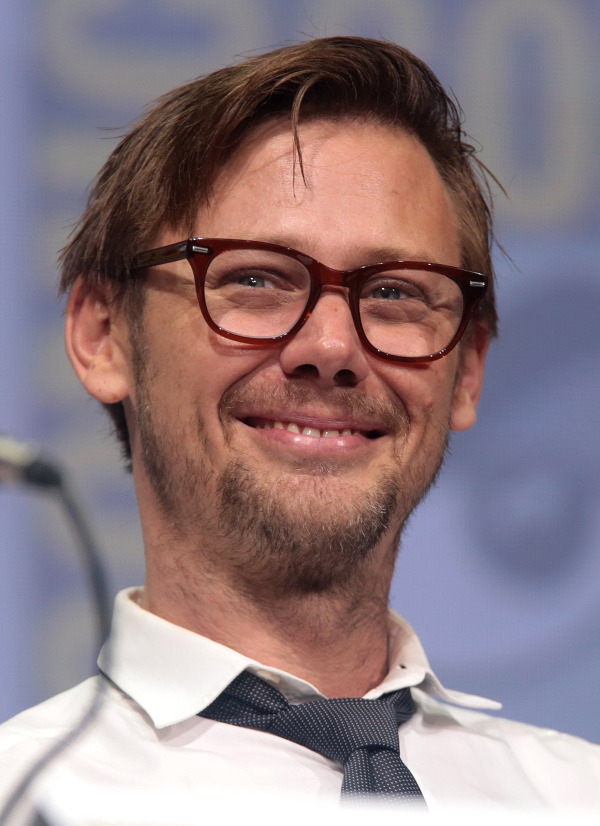
#> input picture data/person_image.jpg, 1200 x 1652 px (shown at 1/2 size)
$ jupyter execute Drawing.ipynb
#> lines starting #> are read from the running program, lines starting #| are printed output that depends on the picture; after the words box and inside, x2 and y2 are one past the last pixel; in counts of white or black regions, pixels touching at a corner belong together
[cell 1]
import cv2
import numpy as np
from matplotlib import pyplot as plt

[cell 2]
def displayImage(image, title):
#> called with title = 'red line'
    plt.imshow(image)
    plt.title(title)
    plt.show()
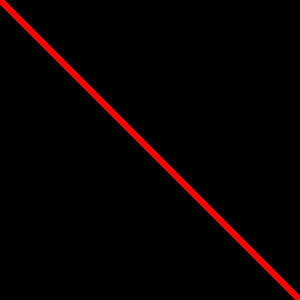
#> shown: shape (300, 300, 3); mean R, G, B 7.6, 0, 0

[cell 3]
surface = np.zeros((300,300,3), dtype="uint8")

### Draw Lines

[cell 4]
red = (255, 0, 0)
cv2.line(surface, (0,0), (300,300), red, 5)
displayImage(surface, "red line")

[cell 5]
green = (0, 255, 0)
blue = (0, 0, 255)
cv2.line(surface, (0,300), (300,0), green, 5)
displayImage(surface, "green and red line")
#> call 2 of displayImage, with title = 'green and red line'
#> in displayImage (call 2), `plt.show()`:
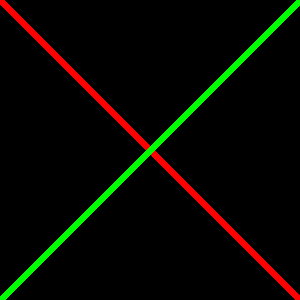
#> shown: shape (300, 300, 3); mean R, G, B 7.5, 7.6, 0

### Draw Rectangles

[cell 6]
cv2.rectangle(surface, (10,10), (60,70), green, 3)
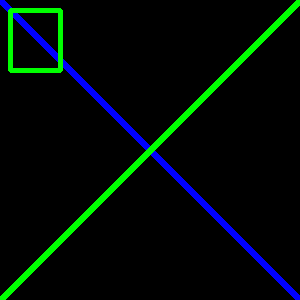
#> surface: shape (300, 300, 3); mean of channels 0, 1, 2 7.2, 10.7, 0; drawn as B, G, R
displayImage(surface, "with recangle")

### DRAW Circles

[cell 7]
cv2.circle(surface, (150,150), 40, blue, 2)
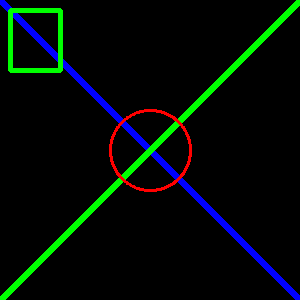
#> surface: shape (300, 300, 3); 0.85% of pixels changed, all inside (x1, y1, x2, y2) = (109, 109, 192, 192); drawn as B, G, R
displayImage(surface, "with cicle")

[cell 8]
for i in range(10, 100, 10):
    cv2.circle(surface, (150,150), i, red, 2)
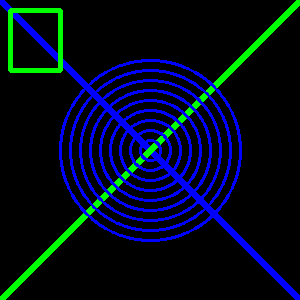
#> surface: shape (300, 300, 3); 9.01% of pixels changed, all inside (x1, y1, x2, y2) = (59, 59, 242, 242); drawn as B, G, R

displayImage(surface, "with concentric circles")

###Draw rectange around face

[cell 9]
surface = cv2.imread("./data/person_image.jpg")
#> surface is the input picture: shape (1652, 1200, 3); mean B, G, R 128.7, 123.8, 142.8
displayImage(surface, "person")

[cell 10]
cv2.rectangle(surface, (100,80), (1000,1200), green, 3)
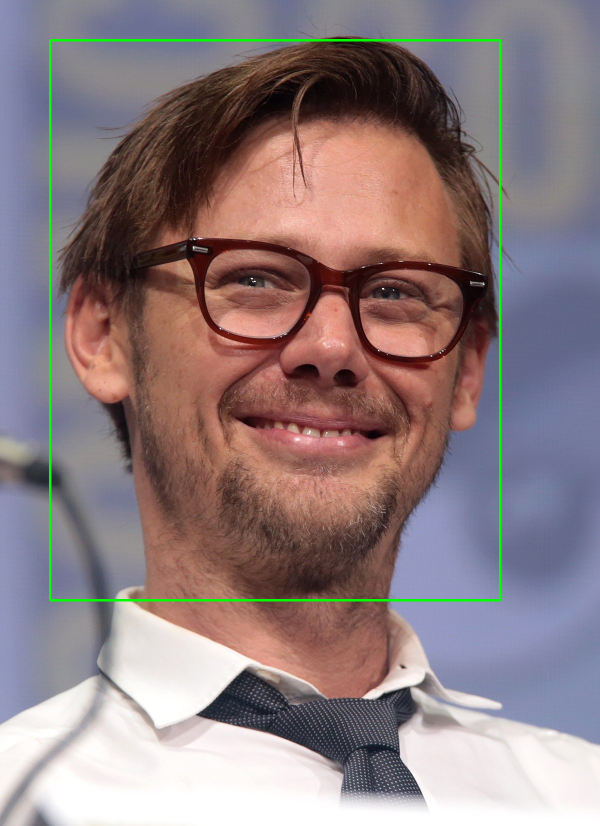
#> surface: shape (1652, 1200, 3) (shown at 1/2 size); 1.02% of pixels changed, all inside (x1, y1, x2, y2) = (98, 78, 1003, 1203)
displayImage(surface, "with recangle")

$ run again, with data/gg2.jpg copied over data/person_image.jpg
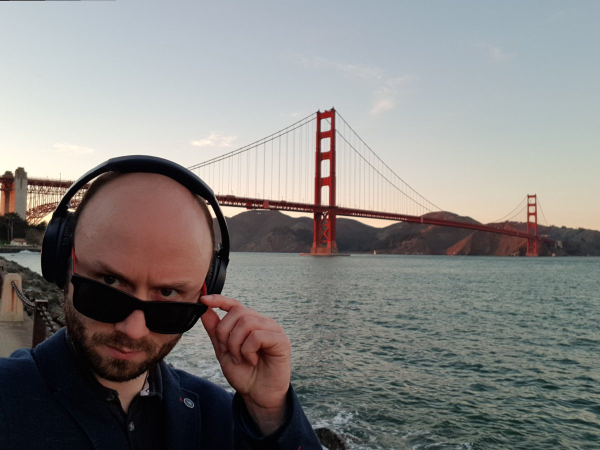
#> input picture data/gg2.jpg, 1200 x 900 px (shown at 1/2 size)
#> surface is the input picture: shape (900, 1200, 3); mean B, G, R 129, 130.8, 132.9
#> `cv2.rectangle(surface, (100,80), (1000,1200), green, 3)`:
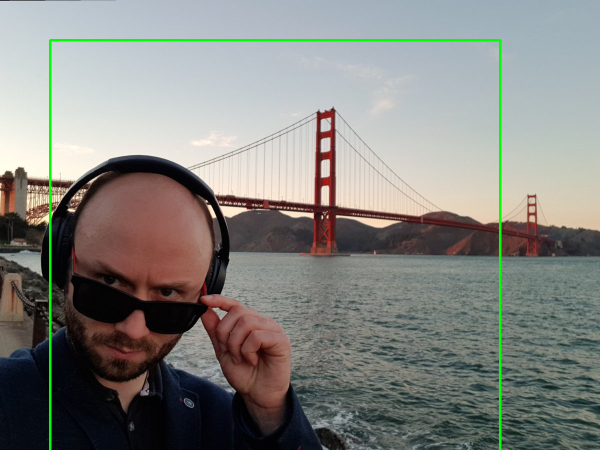
#> surface: shape (900, 1200, 3) (shown at 1/2 size); 1.17% of pixels changed, all inside (x1, y1, x2, y2) = (98, 78, 1003, 900)

$ run again, with data/nature_image.jpg copied over data/person_image.jpg
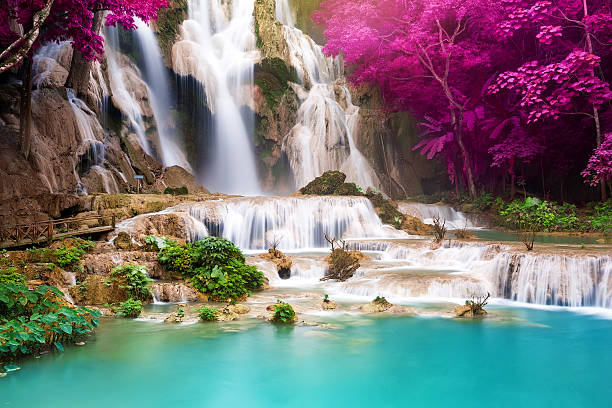
#> input picture data/nature_image.jpg, 612 x 408 px
#> surface is the input picture: shape (408, 612, 3); mean B, G, R 119.6, 118.8, 120.3
#> `cv2.rectangle(surface, (100,80), (1000,1200), green, 3)`:
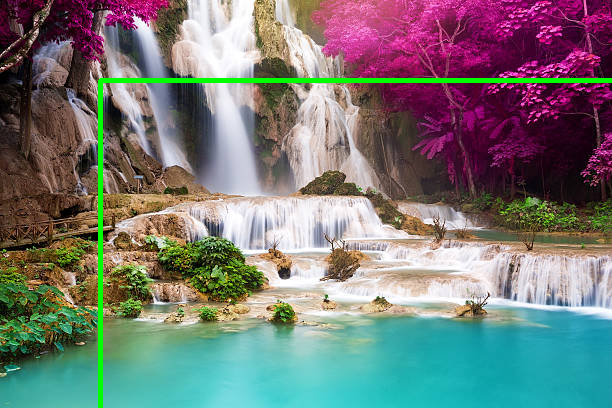
#> surface: shape (408, 612, 3); 1.68% of pixels changed, all inside (x1, y1, x2, y2) = (98, 78, 612, 408)

$ run again, with data/obama.jpg copied over data/person_image.jpg
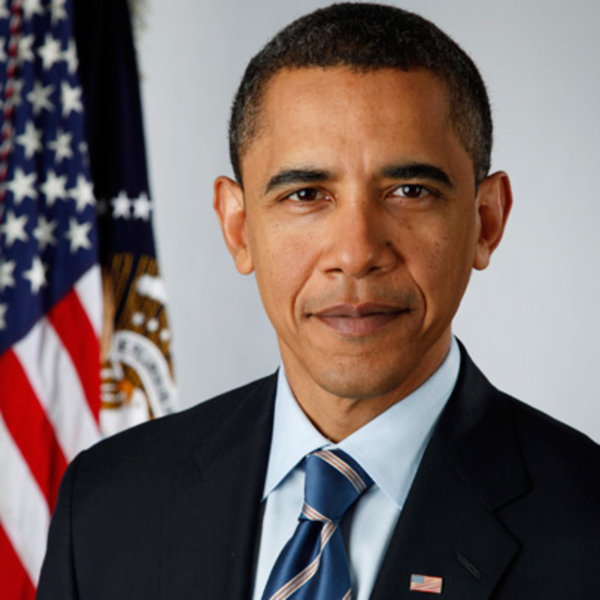
#> input picture data/obama.jpg, 1200 x 1200 px (shown at 1/2 size)
#> surface is the input picture: shape (1200, 1200, 3); mean B, G, R 99.8, 102.3, 116.3
#> `cv2.rectangle(surface, (100,80), (1000,1200), green, 3)`:
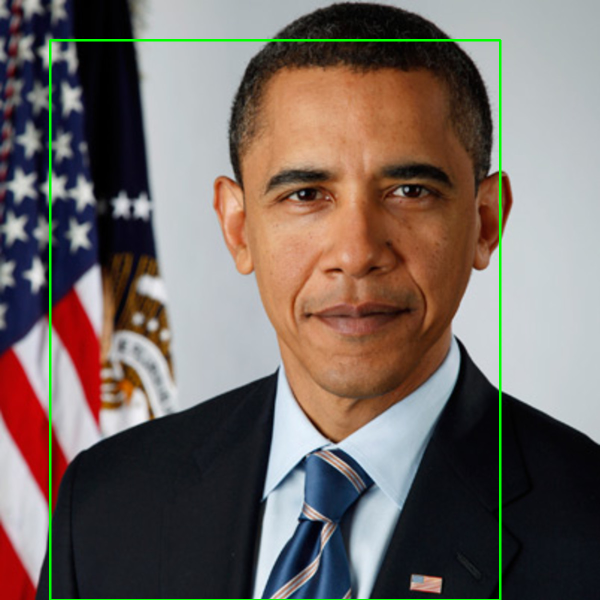
#> surface: shape (1200, 1200, 3) (shown at 1/2 size); 1.21% of pixels changed, all inside (x1, y1, x2, y2) = (98, 78, 1003, 1200)
